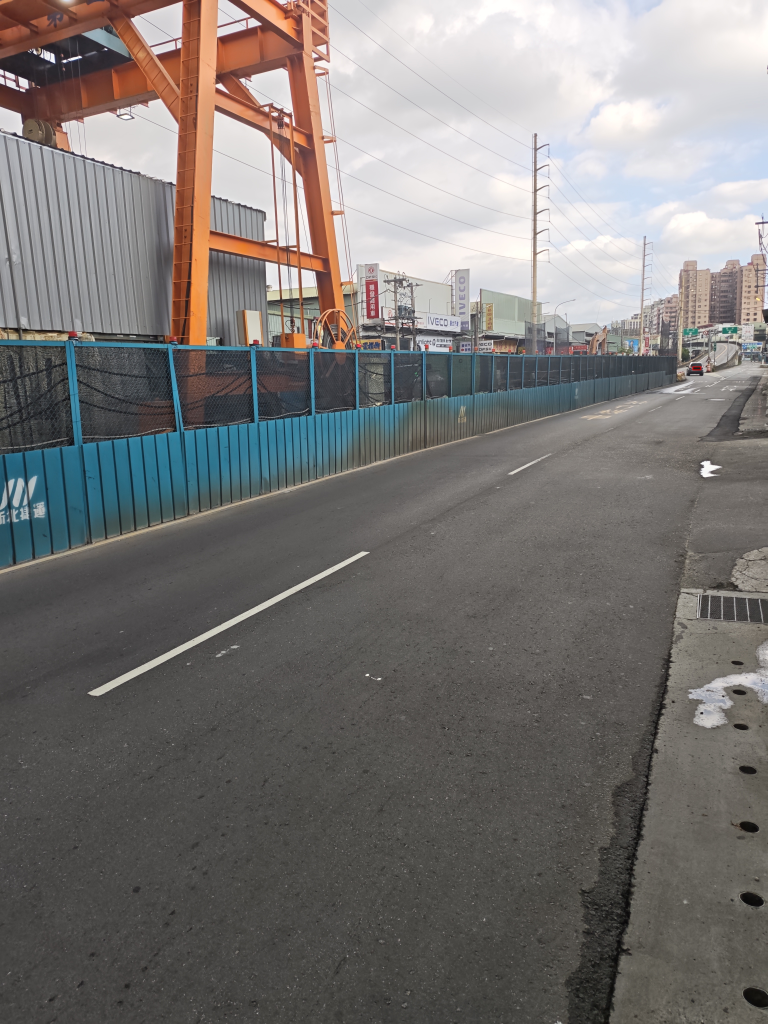
#> input picture evidence/field-2026-09-20/IMG_20260920_155613.jpg, 3072 x 4096 px (shown at 1/4 size)
$ python birdseye.py ../evidence/field-2026-09-20/IMG_20260920_155613.jpg --out out.png
#> lines starting #> are read from the running program, lines starting #| are printed output that depends on the picture; after the words box and inside, x2 and y2 are one past the last pixel; in counts of white or black regions, pixels touching at a corner belong together
"""A photograph warped onto the ground plane, so two dates can be compared.

Widths across a road cannot be read off a perspective photograph - the same
paint is wide near the camera and narrow far from it. On the ground plane it
is one number. That is all this does: undo the projection, so a before and an
after can be laid side by side and measured with a ruler.

It needs the focal length and the pitch, and nothing else. The camera height
is not needed for a ratio or an angle, only for an absolute metre, because it
scales the whole plane uniformly.

  Street View: `fov` came from the request, so f = (w/2)/tan(fov/2), and the
  pitch came from the request too.

  A phone: EXIF carries FocalLengthIn35mmFilm, and f = f35 * diagonal / 43.267
  in pixels. The pitch is not in EXIF, so it is read off the horizon - the
  vanishing point of the road's own parallel lines sits on it, and
  pitch = -atan((vy - cy) / f).

  python3 scripts/birdseye.py <image> --out <png> [--metres-per-unit 1.6]
"""

from __future__ import annotations

import argparse
import json
import sys
from pathlib import Path

import cv2
import numpy as np

sys.path.insert(0, str(Path(__file__).resolve().parents[1] / "src"))

from marking.rectify import focal_px  # noqa: E402


def phone_focal(path: Path, width: int, height: int) -> float | None:
    """Pixels, from the 35 mm equivalent EXIF records."""
    try:
        from PIL import Image
        from PIL.ExifTags import TAGS
    except ImportError:
        return None

    exif = Image.open(path).getexif().get_ifd(0x8769)
    tags = {TAGS.get(k, k): v for k, v in exif.items()}

    if "FocalLengthIn35mmFilm" not in tags:
        return None

    return float(tags["FocalLengthIn35mmFilm"]) * np.hypot(width, height) / 43.267


def road_vanishing_point(image: np.ndarray) -> tuple[float, float] | None:
    """Where the road's parallel lines meet. Its height gives the pitch.

    Only the markings are used, thresholded where the frame's own histogram
    splits, because a constant chosen on one photograph does not survive the
    next one's light.
    """
    height, width = image.shape[:2]
    hsv = cv2.cvtColor(image, cv2.COLOR_BGR2HSV)
    level, _ = cv2.threshold(hsv[:, :, 2], 0, 255,
                             cv2.THRESH_BINARY + cv2.THRESH_OTSU)
    mask = cv2.inRange(hsv, (0, 0, int(level)), (180, 70, 255))
    mask[:int(height * 0.40), :] = 0
    mask = cv2.morphologyEx(mask, cv2.MORPH_OPEN, np.ones((5, 5), np.uint8))
    found = cv2.HoughLinesP(cv2.Canny(mask, 50, 150), 1, np.pi / 1440,
                            threshold=int(height / 30),
                            minLineLength=int(height / 20),
                            maxLineGap=int(height / 100))

    if found is None:
        return None

    segments = np.asarray(found).reshape(-1, 4)
    bearing = np.degrees(np.arctan2(segments[:, 3] - segments[:, 1],
                                    segments[:, 2] - segments[:, 0])) % 180
    # Lines running up the frame toward the horizon, not across it.
    keep = ((bearing > 100) & (bearing < 170)) | ((bearing > 10) & (bearing < 80))

    if keep.sum() < 4:
        return None

    rows, values = [], []

    for x1, y1, x2, y2 in segments[keep]:
        rows.append([y2 - y1, x1 - x2])
        values.append((y2 - y1) * x1 + (x1 - x2) * y1)

    point, *_ = np.linalg.lstsq(np.array(rows, float), np.array(values, float),
                                rcond=None)

    return float(point[0]), float(point[1])


def birdseye(image, f_px, pitch_deg, span=12.0, ahead=(1.5, 10.0), px_per_unit=90):
    """Warp to a top-down view. Units are camera heights unless converted.

    `span` is the width of the strip to show and `ahead` how far in front,
    both in camera heights. A phone at about 1.6 m over a road makes one unit
    1.6 m, so a span of 12 is roughly 19 m - a carriageway and its shoulders.

    Keep `ahead` short. Near the horizon a handful of pixels stretch across
    the whole far end of the plane, and the warp turns them into smear that
    looks like data. Ten camera heights is about sixteen metres and is where
    the paint is still readable.

    The output keeps the ground's own aspect ratio, so a square on the road
    is a square in the picture and a width can be measured with a ruler.
    """
    height, width = image.shape[:2]
    tilt = np.radians(pitch_deg)
    rotate = np.array([[1, 0, 0],
                       [0, np.cos(tilt), -np.sin(tilt)],
                       [0, np.sin(tilt), np.cos(tilt)]])
    near, far = ahead
    corners = np.array([[-span / 2, near], [span / 2, near],
                        [span / 2, far], [-span / 2, far]], float)
    pixels = []

    for x, z in corners:
        camera = rotate.T @ np.array([x, 1.0, z])
        pixels.append([width / 2 + f_px * camera[0] / camera[2],
                       height / 2 + f_px * camera[1] / camera[2]])

    # Ground y grows away from the camera; image y grows downward, so the far
    # edge is the top of the output.
    out_w = int(span * px_per_unit)
    out_h = int((far - near) * px_per_unit)
    target = np.array([[0, out_h - 1], [out_w - 1, out_h - 1],
                       [out_w - 1, 0], [0, 0]], np.float32)
    matrix = cv2.getPerspectiveTransform(np.array(pixels, np.float32), target)

    return cv2.warpPerspective(image, matrix, (out_w, out_h)), matrix


def main() -> None:
    parser = argparse.ArgumentParser()
    parser.add_argument("image", type=Path)
    parser.add_argument("--out", type=Path, required=True)
    parser.add_argument("--span", type=float, default=12.0)
    parser.add_argument("--near", type=float, default=1.5)
    parser.add_argument("--far", type=float, default=10.0)
    parser.add_argument("--pitch", type=float,
                        help="degrees, negative looks down; read off the "
                             "horizon when omitted")
    parser.add_argument("--fov", type=float, help="degrees, for Street View")
    args = parser.parse_args()

    image = cv2.imread(str(args.image))
#> image is the input picture: shape (4096, 3072, 3); mean B, G, R 116.3, 118.3, 121.5

    if image is None:
        raise SystemExit(f"cannot read {args.image}")

    height, width = image.shape[:2]
    sidecar = args.image.with_suffix(".json")
    meta = json.loads(sidecar.read_text()) if sidecar.exists() else {}

    fov = args.fov or meta.get("fov")
    f_px = focal_px(fov, width) if fov else phone_focal(args.image, width, height)
#> in phone_focal, `exif = Image.open(path).getexif().get_ifd(0x8769)`: exif = 41 items
#> f_px = 2840

    if f_px is None:
        raise SystemExit("no field of view and no EXIF focal length")

    pitch = args.pitch if args.pitch is not None else meta.get("pitch")

    if pitch is None:
        point = road_vanishing_point(image)
#> in road_vanishing_point, `level, _ = cv2.threshold(hsv[:, :, 2], 0, 255, cv2.THRESH_BINARY + cv2..`: level = 153
#> in road_vanishing_point, `mask = cv2.inRange(hsv, (0, 0, int(level)), (180, 70, 255))`:
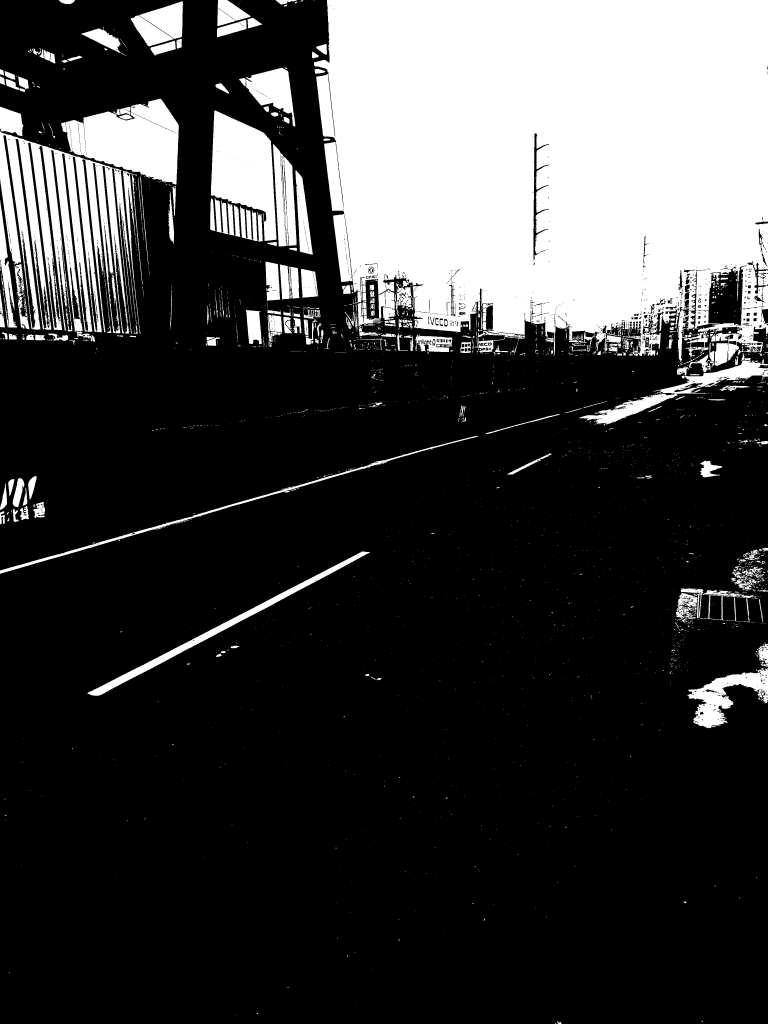
#> mask: shape (4096, 3072) (shown at 1/4 size); 24.3% white; 3311 white regions (2724 under 20 px), largest, box (x1, y1, x2, y2) and area: (1255, 0, 3072, 1463) 2207234, (0, 525, 528, 1334) 209089, (245, 395, 715, 739) 97894
#> in road_vanishing_point, `mask[:int(height * 0.40), :] = 0`:
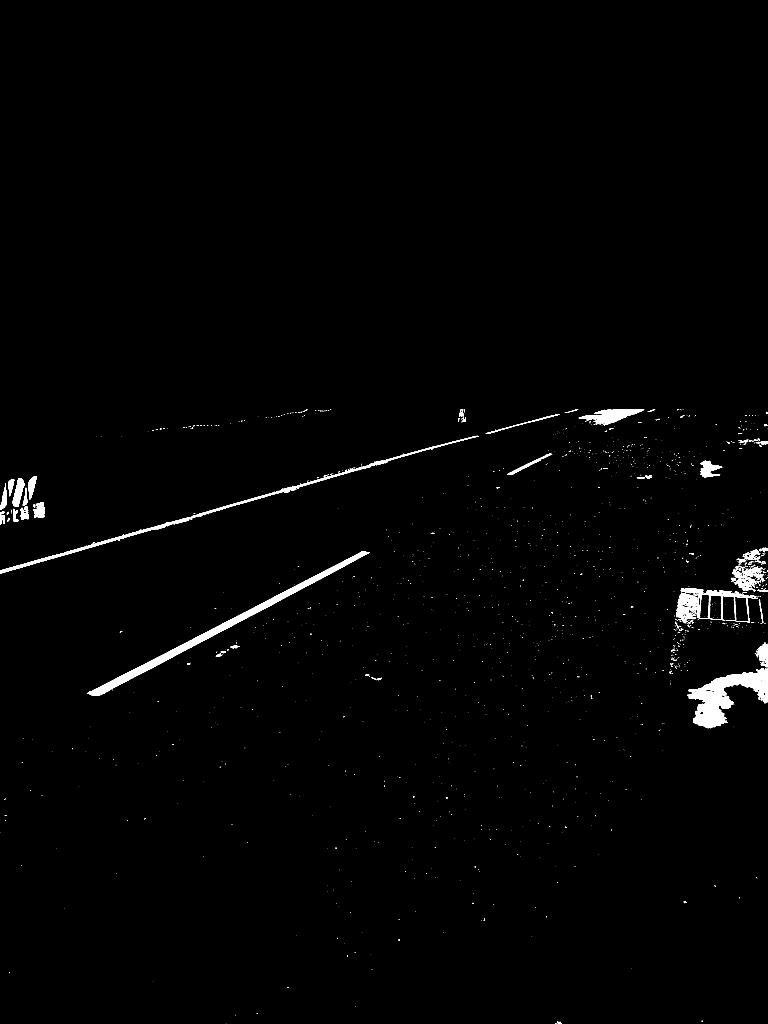
#> mask: shape (4096, 3072) (shown at 1/4 size); 1.1% white; 1611 white regions (1478 under 20 px), largest, box (x1, y1, x2, y2) and area: (2748, 2671, 3072, 2913) 30667, (349, 2206, 1480, 2783) 30445, (0, 1743, 1915, 2295) 17069
#> in road_vanishing_point, `mask = cv2.morphologyEx(mask, cv2.MORPH_OPEN, np.ones((5, 5), np.uint8))`:
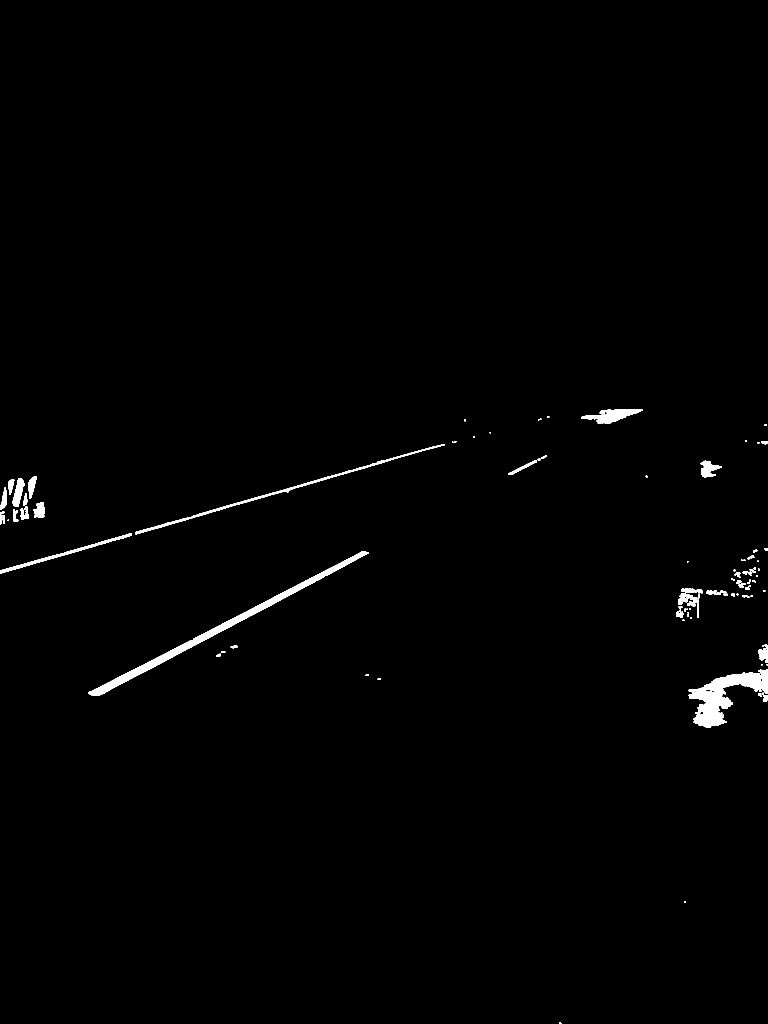
#> mask: shape (4096, 3072) (shown at 1/4 size); 0.87% white; 111 white regions, largest, box (x1, y1, x2, y2) and area: (352, 2206, 1475, 2783) 30383, (2755, 2678, 3072, 2912) 28314, (540, 1776, 1779, 2137) 10059
#> in road_vanishing_point, `found = cv2.HoughLinesP(cv2.Canny(mask, 50, 150), 1, np.pi / 1440, thr..`: found = [[0, 2294, 892, 2036], [179, 2231, 1529, 1844], [351, 2772, 1083, 2395], [540, 2707, 1039, 2444], [1242, 1934, 1559, 1842], [1037, 2418, 1450, 2205], [1004, 2463, 1474, 2212], [1242, 1926, 1730, 1786], [838, 2051, 1522, 1854], [1562, 1840, 1824, 1766]]
#> in road_vanishing_point, `segments = np.asarray(found).reshape(-1, 4)`: segments has the same summary as found
#> in road_vanishing_point, `bearing = np.degrees(np.arctan2(segments[:, 3] - segments[:, 1], segme..`: bearing = [163.9, 164, 152.8, 152.2, 163.8, 152.7, 151.9, 164, 163.9, 164.2]
#> in road_vanishing_point, `keep = ((bearing > 100) & (bearing < 170)) | ((bearing > 10) & (bearin..`: keep = [True, True, True, True, True, True, True, True, True, True]
#> the loop in road_vanishing_point, `for x1, y1, x2, y2 in segments[keep]:` made 10 passes
#> after the loop in road_vanishing_point, `for x1, y1, x2, y2 in segments[keep]:`: rows = [[-258, -892], [-387, -1350], [-377, -732], [-263, -499], [-92, -317], [-213, -413], [-251, -470], [-140, -488], [-197, -684], [-74, -262]]; values = [-2046248, -3081123, -2161431, -1492813, -727342, -1219515, -1409614, -1113768, -1567970, -597668]
#> in road_vanishing_point, `point, *_ = np.linalg.lstsq(np.array(rows, float), np.array(values, fl..`: point = [2921.5, 1446.8]
#> point = (2921.5, 1446.8)

        if point is None:
            raise SystemExit("could not find the horizon; pass --pitch")

        # Looking down puts the horizon above centre, so vy < cy. The
        # downward angle is atan((cy - vy)/f) and the API convention makes
        # down negative, which is the same as atan((vy - cy)/f). Written the
        # other way round first, and every phone photograph came out pitched
        # up.
        pitch = np.degrees(np.arctan((point[1] - height / 2) / f_px))
#> pitch = -11.95
        print(f"  horizon at y={point[1]:.0f} of {height} -> pitch {pitch:.2f}°")
#|   horizon at y=1447 of 4096 -> pitch -11.95°

    print(f"  f {f_px:.0f} px, pitch {pitch:.2f}°, "
          f"strip {args.span:.0f} wide from {args.near:.0f} to {args.far:.0f} "
          f"camera heights")
#|   f 2840 px, pitch -11.95°, strip 12 wide from 2 to 10 camera heights
    warped, _ = birdseye(image, f_px, pitch, args.span, (args.near, args.far))
#> in birdseye, `tilt = np.radians(pitch_deg)`: tilt = -0.209
#> in birdseye, `rotate = np.array([[1, 0, 0], [0, np.cos(tilt), -np.sin(tilt)], [0, np..`: rotate = [[1, 0, 0], [0, 0.978, 0.207], [0, -0.207, 0.978]]
#> the loop in birdseye, `for x, z in corners:` made 4 passes
#> camera on passes 1 to 4: [-6, 0.668, 1.67], [6, 0.668, 1.67], [6, -1.09, 9.99], [-6, -1.09, 9.99]
#> after the loop in birdseye, `for x, z in corners:`: pixels = [[-8639.9, 3180.4], [11711.9, 3180.4], [3241.7, 1737.4], [-169.7, 1737.4]]
#> in birdseye, `matrix = cv2.getPerspectiveTransform(np.array(pixels, np.float32), tar..`: matrix = [[-0.0635, -0.373, 637.1], [-7.77e-17, -0.634, 1102.2], [-1.2e-19, -0.000691, 1]]
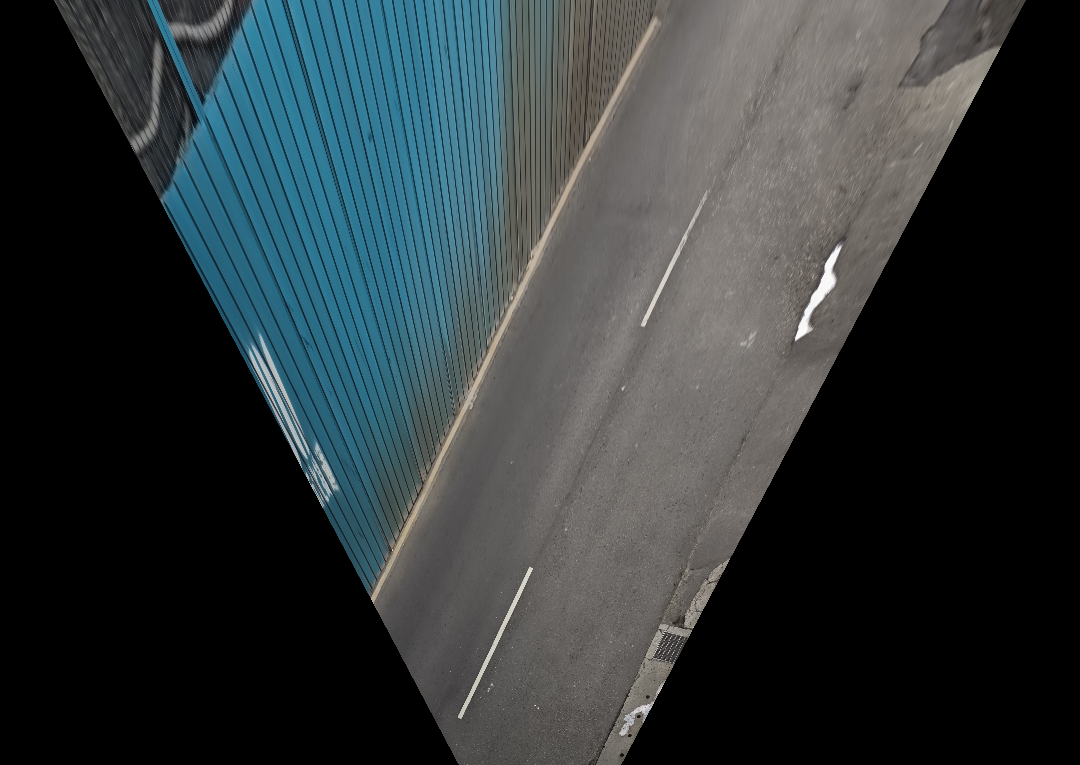
#> warped: shape (765, 1080, 3); mean B, G, R 57.3, 55.3, 47.6
    args.out.parent.mkdir(parents=True, exist_ok=True)
    cv2.imwrite(str(args.out), warped)
    print(f"  wrote {args.out}")


if __name__ == "__main__":
    main()
